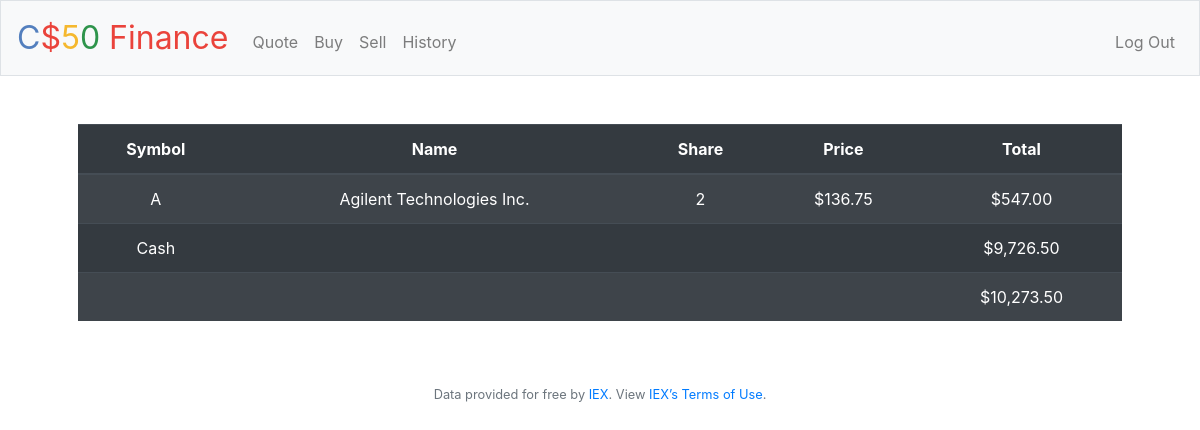
Screenshot of / (signed in) with the database file from the repository.
### tables this page shows
CREATE TABLE 'history' ('id' integer PRIMARY KEY AUTOINCREMENT NOT NULL, 'username_id' integer NOT NULL, 'name' text NOT NULL, 'shares' integer NOT NULL, 'price' integer NOT NULL, 'symbol' text NOT NULL, 'total' integer NOT NULL, 'time' text NOT NULL, 'buy' boolean NOT NULL, 'sell' boolean NOT NULL);

CREATE TABLE users (id INTEGER, username TEXT NOT NULL, hash TEXT NOT NULL, cash NUMERIC NOT NULL DEFAULT 10000.00, PRIMARY KEY(id));

### app.py (the view)
@app.route("/")
@login_required
def index():
    recent_row = db.execute("SELECT name, symbol, price, SUM(shares) AS share, SUM(total) AS total, buy, sell FROM history WHERE username_id = ? GROUP BY symbol", session["user_id"])
    buy_total = 0
    sell_total = 0
    for i in range(len(recent_row)):
        if recent_row[i]["buy"] == 1:
            buy_total += recent_row[i]["total"]
        elif recent_row[i]["sell"] == 1:
            sell_total += recent_row[i]["total"]
    row = db.execute("SELECT * FROM users WHERE id = ?", session["user_id"])
    cur_cash = row[0]["cash"]
    total_amount = (cur_cash + buy_total) - sell_total
    return render_template("index.html", recent_row=recent_row, cur_cash=cur_cash, total_amount=total_amount)

### app.py (called while the page is built)
@app.after_request
def after_request(response):
    response.headers["Cache-Control"] = "no-cache, no-store, must-revalidate"
    response.headers["Expires"] = 0
    response.headers["Pragma"] = "no-cache"
    return response

### helpers.py (called while the page is built)
def login_required(f):
    @wraps(f)
    def decorated_function(*args, **kwargs):
        if session.get("user_id") is None:
            return redirect("/login")
        return f(*args, **kwargs)
    return decorated_function

def usd(value):
    return f"${value:,.2f}"

### templates/index.html
{% extends "layout.html" %}
{% block main %}
    <table class="table table-striped table-dark">
        <thead>
            <tr>
              <th scope="col">Symbol</th>
              <th scope="col">Name</th>
              <th scope="col">Share</th>
              <th scope="col">Price</th>
              <th scope="col">Total</th>
            </tr>
        </thead>
        <tbody>
           {% if recent_row %}
                {% for items in recent_row %}
                    <tr>
                       <td>{{ items.symbol }}</td>
                       <td>{{ items.name }}</td>
                       <td>{{ items.share }}</td>
                       <td>{{ items.price | usd }}</td>
                       <td>{{ items.total | usd }}</td>
                    </tr>
                {% endfor %}
           {% endif %}
            <tr>
              <td>Cash</td>
              <td></td>
              <td></td>
              <td></td>
              <td>{{ cur_cash | usd }}</td>
            </tr>
            <tr>
              <td></td>
              <td></td>
              <td></td>
              <td></td>
              <td>{{ total_amount | usd }}</td>
            </tr>
        </tbody>
    </table>
{% endblock %}

### rows the page displays
history: symbol "A", name "Agilent Technologies Inc.", share "2", price "$136.75", total "$547.00"
users: cash "$9,726.50"

### other values shown
{{ total_amount | usd }} "$10,273.50"
